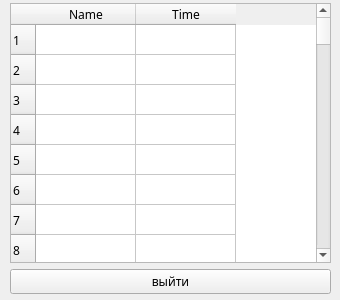
<?xml version="1.0" encoding="UTF-8"?>
<ui version="4.0">
 <class>Form</class>
 <widget class="QWidget" name="Form">
  <property name="geometry">
   <rect>
    <x>0</x>
    <y>0</y>
    <width>340</width>
    <height>300</height>
   </rect>
  </property>
  <property name="font">
   <font>
    <family>Pixel Digivolve Cyrillic</family>
   </font>
  </property>
  <property name="windowTitle">
   <string>Form</string>
  </property>
  <widget class="QWidget" name="verticalLayoutWidget">
   <property name="geometry">
    <rect>
     <x>10</x>
     <y>3</y>
     <width>321</width>
     <height>291</height>
    </rect>
   </property>
   <layout class="QVBoxLayout" name="verticalLayout">
    <item>
     <widget class="QTableWidget" name="tableWidget">
      <property name="rowCount">
       <number>100</number>
      </property>
      <row/>
      <row/>
      <row/>
      <row/>
      <row/>
      <row/>
      <row/>
      <row/>
      <row/>
      <row/>
      <row/>
      <row/>
      <row/>
      <row/>
      <row/>
      <row/>
      <row/>
      <row/>
      <row/>
      <row/>
      <row/>
      <row/>
      <row/>
      <row/>
      <row/>
      <row/>
      <row/>
      <row/>
      <row/>
      <row/>
      <row/>
      <row/>
      <row/>
      <row/>
      <row/>
      <row/>
      <row/>
      <row/>
      <row/>
      <row/>
      <row/>
      <row/>
      <row/>
      <row/>
      <row/>
      <row/>
      <row/>
      <row/>
      <row/>
      <row/>
      <row/>
      <row/>
      <row/>
      <row/>
      <row/>
      <row/>
      <row/>
      <row/>
      <row/>
      <row/>
      <row/>
      <row/>
      <row/>
      <row/>
      <row/>
      <row/>
      <row/>
      <row/>
      <row/>
      <row/>
      <row/>
      <row/>
      <row/>
      <row/>
      <row/>
      <row/>
      <row/>
      <row/>
      <row/>
      <row/>
      <row/>
      <row/>
      <row/>
      <row/>
      <row/>
      <row/>
      <row/>
      <row/>
      <row/>
      <row/>
      <row/>
      <row/>
      <row/>
      <row/>
      <row/>
      <row/>
      <row/>
      <row/>
      <row/>
      <row/>
      <column>
       <property name="text">
        <string>Name</string>
       </property>
      </column>
      <column>
       <property name="text">
        <string>Time</string>
       </property>
      </column>
     </widget>
    </item>
    <item>
     <widget class="QPushButton" name="pushButton_2">
      <property name="text">
       <string>выйти</string>
      </property>
     </widget>
    </item>
   </layout>
  </widget>
 </widget>
 <resources/>
 <connections/>
</ui>
